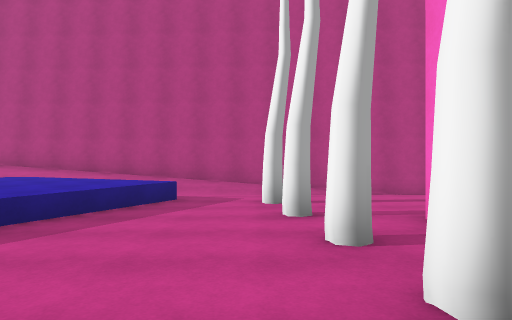
view 1 (above)

20 first-person views from a walk through a 3-D level made in the Unity game engine. The camera is 1.3 m above the floor, looks level and sees 75° across. The floor is counted in squares, 2 m on a side. Each view is taken from the middle of a square. On the plan, view 1 faces up. The plan holds only what a view shows up to about 10 squares ahead; the rest is blank. The place goes on beyond the plan. The player character is not drawn.

view 2
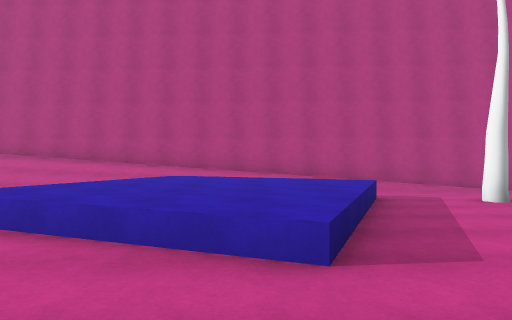

view 3
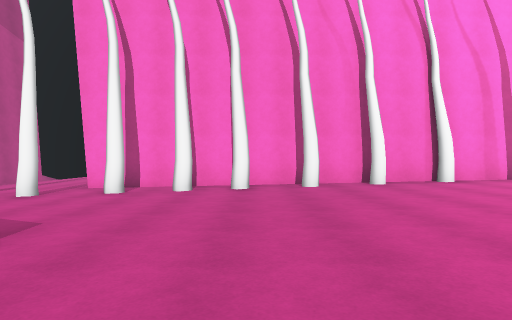

view 4
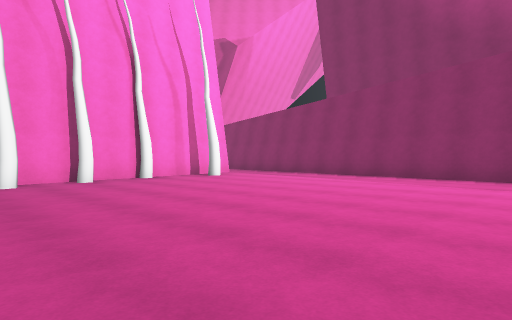

view 5
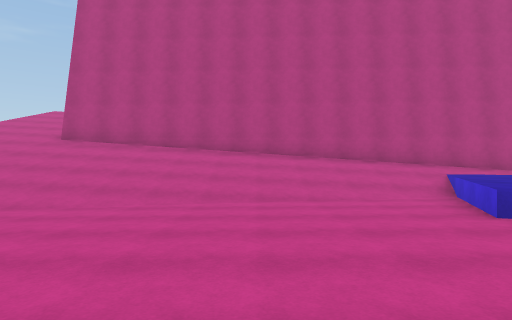

view 6
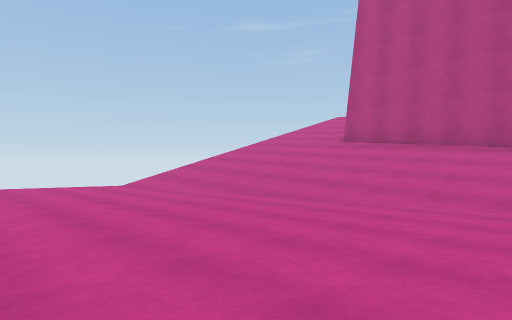

view 7
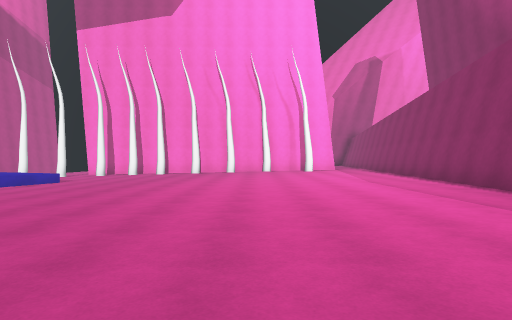

view 8
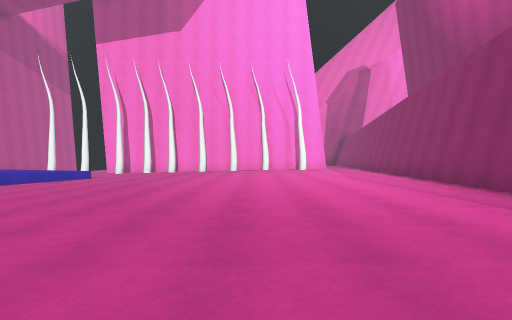

view 9
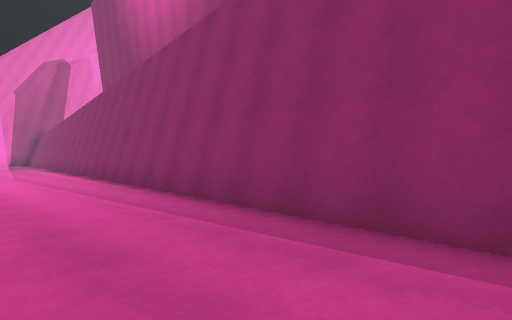

view 10
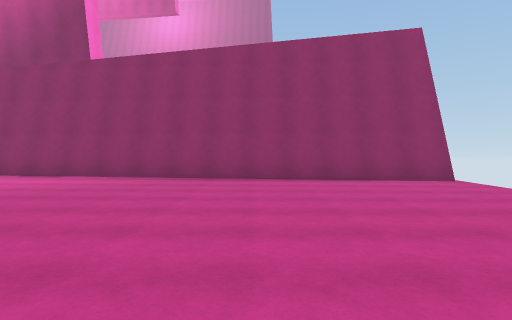

view 11
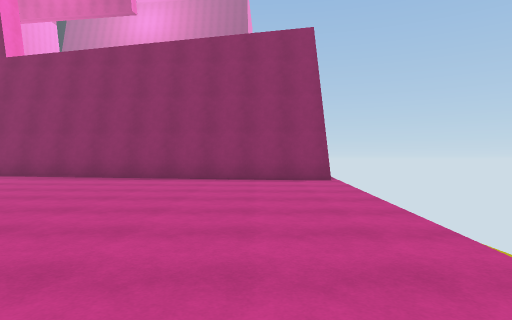

view 12
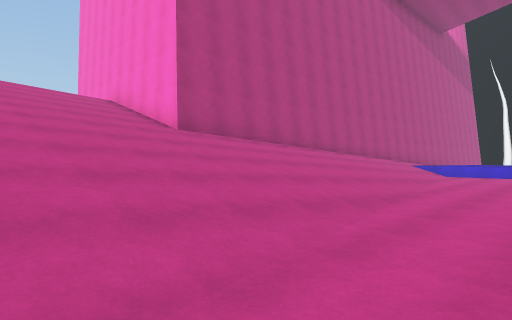

view 13
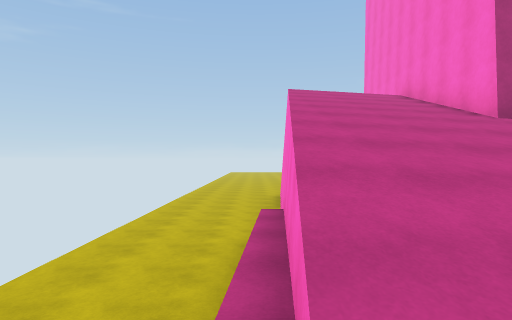

view 14
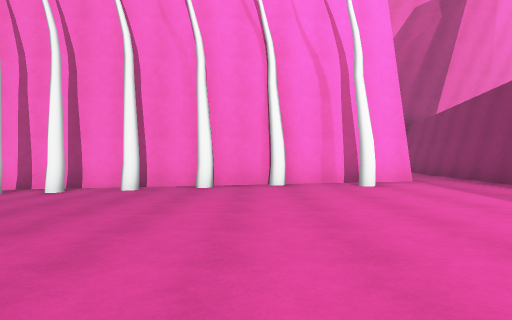

view 15
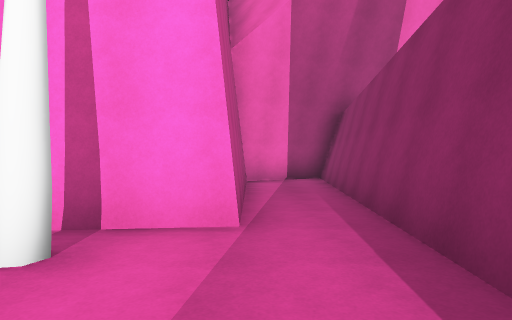

view 16
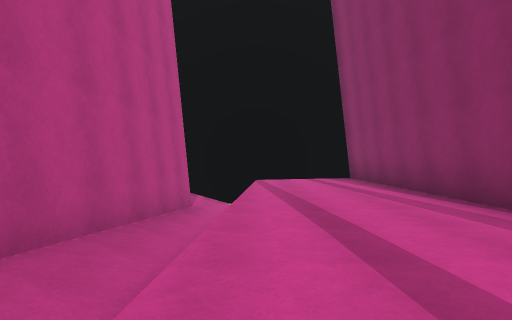

view 17
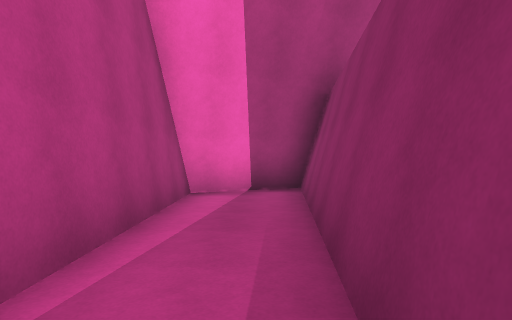

view 18
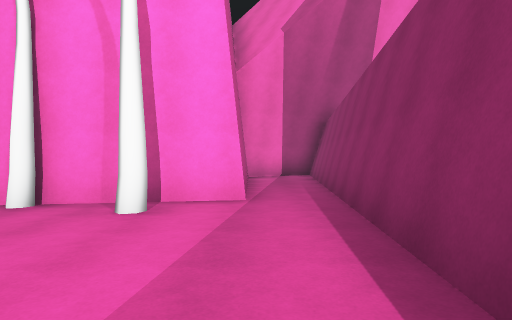

view 19
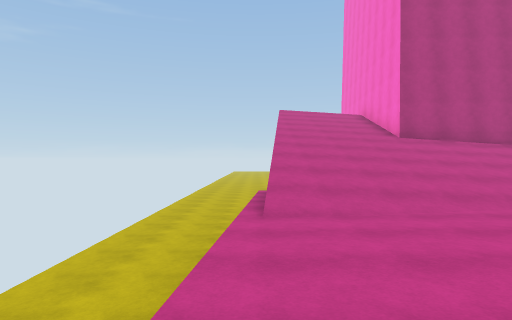

view 20
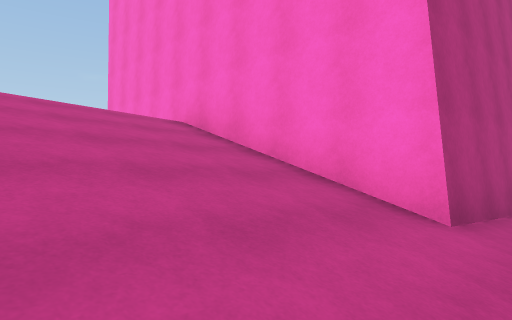

### Floor plan
Key: @ floor where view 1 was taken; # wall or solid block; x gap in a wall; . main floor; : floor 0.25 m higher than the main floor; - floor 0.25 m lower than the main floor; + floor 0.5 m higher than the main floor; _ floor 0.5 m lower than the main floor; / step, stairs or slope; = window, fence, low wall or low ledge; v drop or lower ground; O other object.
Columns run from 22 left of view 1 to 10 right of it. Each row starts with its distance up from view 1.
 17       #
 16       #
 15    vvv#
 14 vvv///#
 13 vv////#
 12 vv////#
 11 vv////#
 10 vv////#############
  9 vv////////////////############//#
  8 vv///////////////// ////////////#
  7 vv//////////////++++=__------//=#
  6 v_/////////____/++++/-O---------#
  5 v/////_________+++++/--------...#
  4 v___________--=++++/---O#########
  3 v________-------//+/--.O#
  2  _____-------------....O#
  1  _-------------.........#
  0  -----------..........@O#
 -1 v-------...............O##
 -2 v----....................#
 -3 v......................:O
 -4 v...................::::##
 -5 v...............::::::::O#
 -6 v............::::::::::O:#
 -7 x........:::::::::::::+++######
 -8  ###########:::::::+++++++++++##
 -9            ###########+++++++++#
-10                      ###########

Positions as (right, up) in squares from view 1, and headings:
1: (0, 0), facing up
2: (-4, 0), facing up
3: (-6, 0), facing right
4: (-7, 0), facing down-right
5: (-11, 0), facing up
6: (-11, 0), facing up-left
7: (-14, -4), facing right
8: (-16, -4), facing right
9: (-17, -5), facing down-right
10: (-17, 1), facing down
11: (-20, 1), facing down
12: (-21, 3), facing up-right
13: (-21, 4), facing up
14: (-6, -4), facing right
15: (-1, -8), facing right
16: (0, 7), facing right
17: (2, -9), facing right
18: (-3, -8), facing right
19: (-21, 0), facing up
20: (-20, 9), facing up-right
